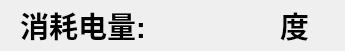
    <widget class="QFrame" name="frame_4">
     <property name="geometry">
      <rect>
       <x>380</x>
       <y>130</y>
       <width>345</width>
       <height>51</height>
      </rect>
     </property>
     <property name="frameShape">
      <enum>QFrame::NoFrame</enum>
     </property>
     <property name="frameShadow">
      <enum>QFrame::Raised</enum>
     </property>
     <widget class="QLabel" name="label_energy">
      <property name="geometry">
       <rect>
        <x>20</x>
        <y>10</y>
        <width>141</width>
        <height>31</height>
       </rect>
      </property>
      <property name="font">
       <font>
        <pointsize>22</pointsize>
        <weight>75</weight>
        <italic>false</italic>
        <bold>true</bold>
       </font>
      </property>
      <property name="text">
       <string>消耗电量:</string>
      </property>
     </widget>
     <widget class="QLabel" name="lbl_caclulate_energy">
      <property name="geometry">
       <rect>
        <x>160</x>
        <y>11</y>
        <width>91</width>
        <height>31</height>
       </rect>
      </property>
      <property name="font">
       <font>
        <family>Courier 10 Pitch</family>
        <pointsize>23</pointsize>
        <weight>75</weight>
        <italic>false</italic>
        <bold>true</bold>
        <kerning>true</kerning>
       </font>
      </property>
      <property name="text">
       <string/>
      </property>
     </widget>
     <widget class="QLabel" name="lbl_chg_time_10">
      <property name="geometry">
       <rect>
        <x>280</x>
        <y>10</y>
        <width>51</width>
        <height>31</height>
       </rect>
      </property>
      <property name="font">
       <font>
        <family>Courier 10 Pitch</family>
        <pointsize>22</pointsize>
        <weight>75</weight>
        <italic>false</italic>
        <bold>true</bold>
        <kerning>true</kerning>
       </font>
      </property>
      <property name="text">
       <string>度</string>
      </property>
     </widget>
    </widget>
